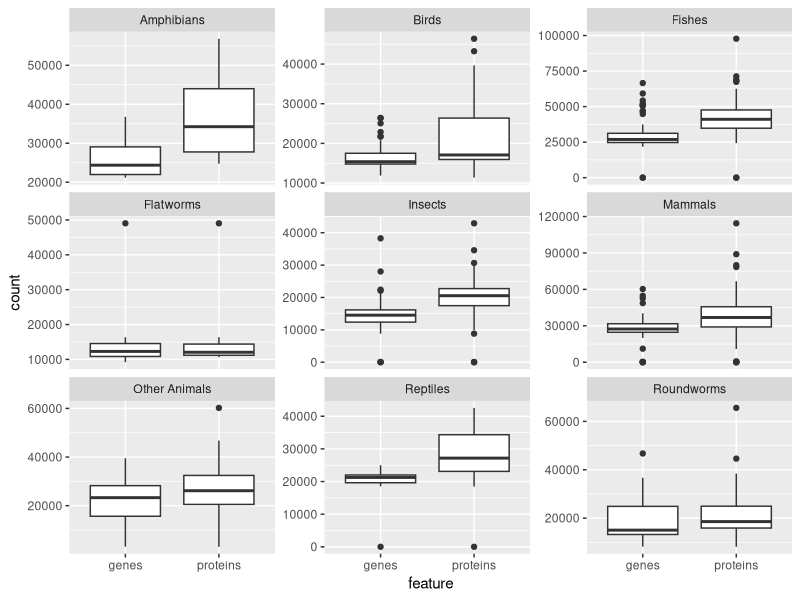
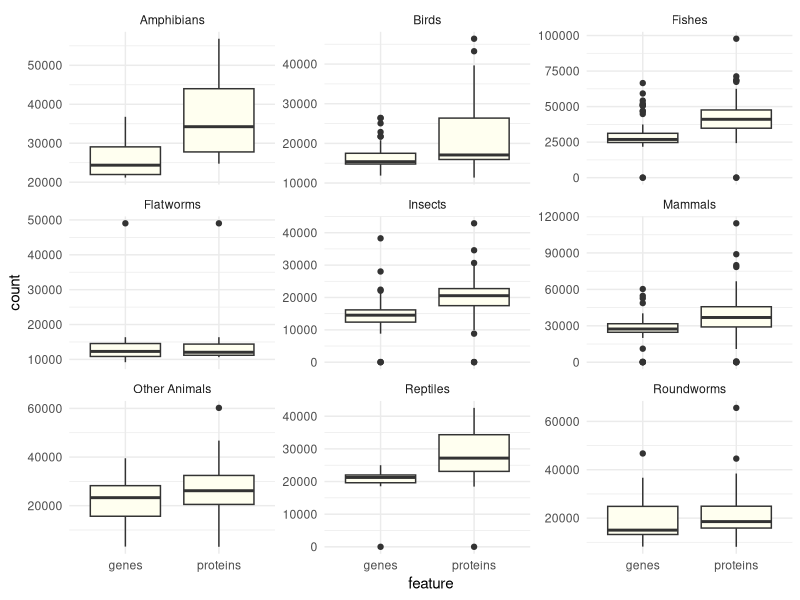
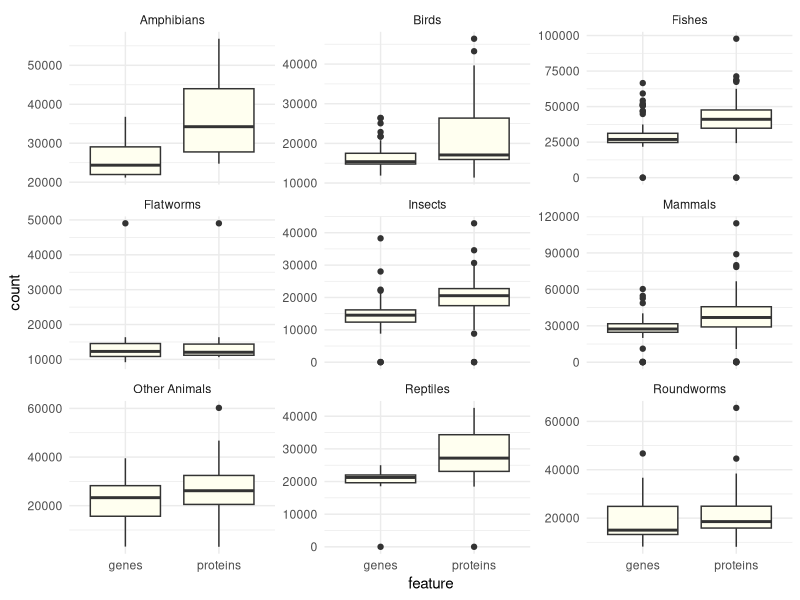

Source code (R) for these figures, in order:
# Description: Introduction to tidyverse
# Elixir Belgium workshop

# load the package tidyverse
library(tidyverse)

# It is suggested that you update your packages regularly
# If you want to do so, please uncomment the following line
# tidyverse_update()
# You will get this message: All tidyverse packages up-to-date

# ------------------------------------------------------------------------------
# Introduction to tidy data

# the turnips example

myturnips <- tibble(
  name = c("eileen", "bart", "kim"),
  day_1 = c(10, 9, 3),
  day_2 = c(11, 10, 15),
  day_3 = c(11, 17, 16)
)
myturnips

turnips_tidy <- gather(
  myturnips,
  `day_1`, `day_2`, `day_3`,
  key = "day",
  value = "turnips"
)
turnips_tidy

turnips_wide <- spread(turnips_tidy, key = "day", value = "turnips")
turnips_wide
# the original dataset
myturnips

# Can you talk about the difference?

# let's do a longer example with the animals

animals <- read_tsv(file = "data/animals.tsv")

glimpse(animals)

# let's gather genes and proteins as one variable
animals2 <-
  animals %>%
  select(subgroup, genes, proteins) %>%
  gather(key = "feature", value = "count", genes, proteins)

glimpse(animals2)
unique(animals2$feature)
# Now we can plot the features count
ggplot(
  data = animals2,
  aes(x = feature, y = count)) +
  geom_boxplot() +
  facet_wrap(~ subgroup, scales = "free_y")

# with a bit more tweaking
animals %>%
  select(subgroup, genes, proteins) %>%
  gather(key = "feature", value = "count", genes, proteins) %>%
  filter(!is.na(count)) %>%
  ggplot(aes(x = feature, y = count)) +
  geom_boxplot(fill = c("ivory")) +
  facet_wrap(~ subgroup, scales = "free_y") +
  theme_minimal()
# Save last plot
ggsave("plots/boxplot_features_subgroup.png")

# Go to exercise chapter 3
# restart a new session
